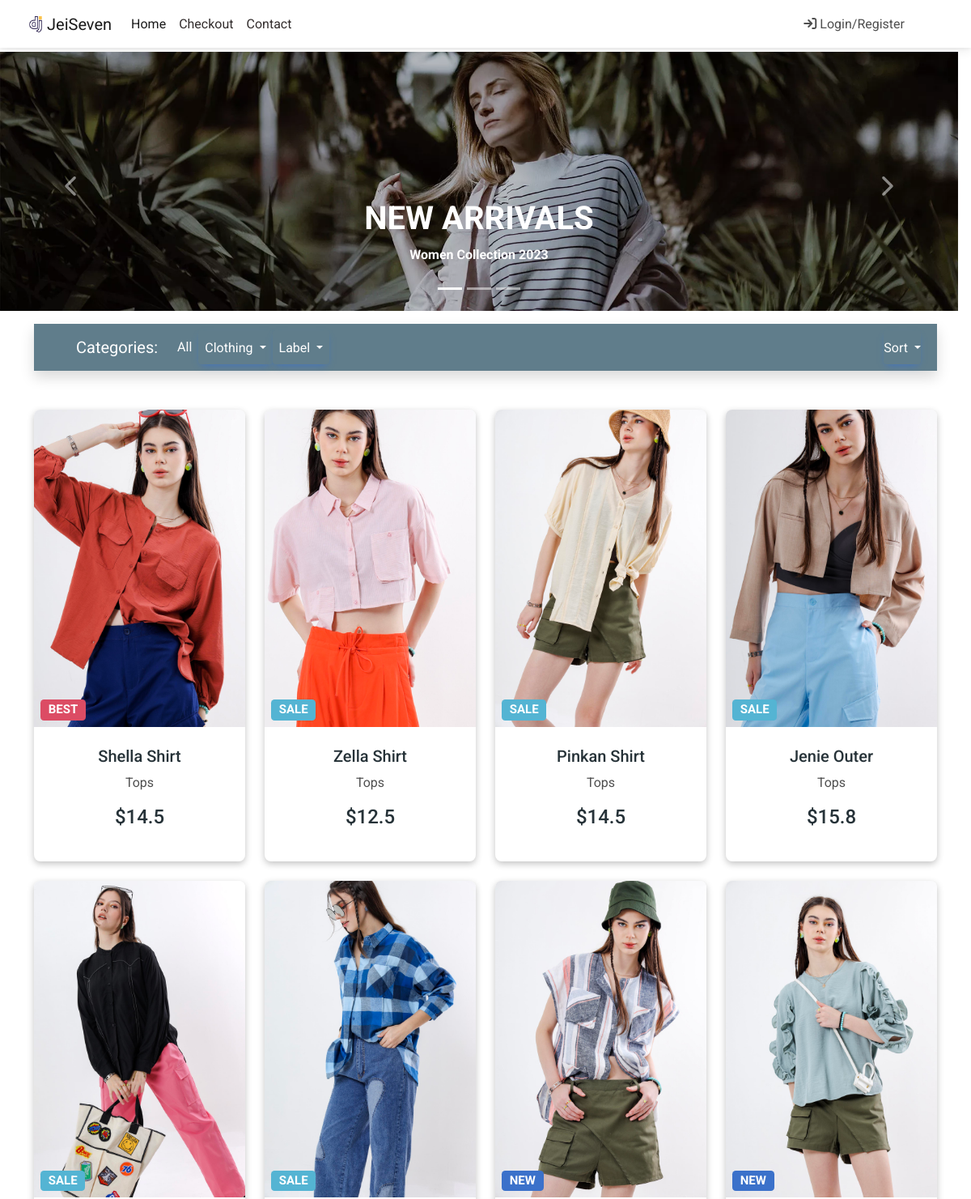
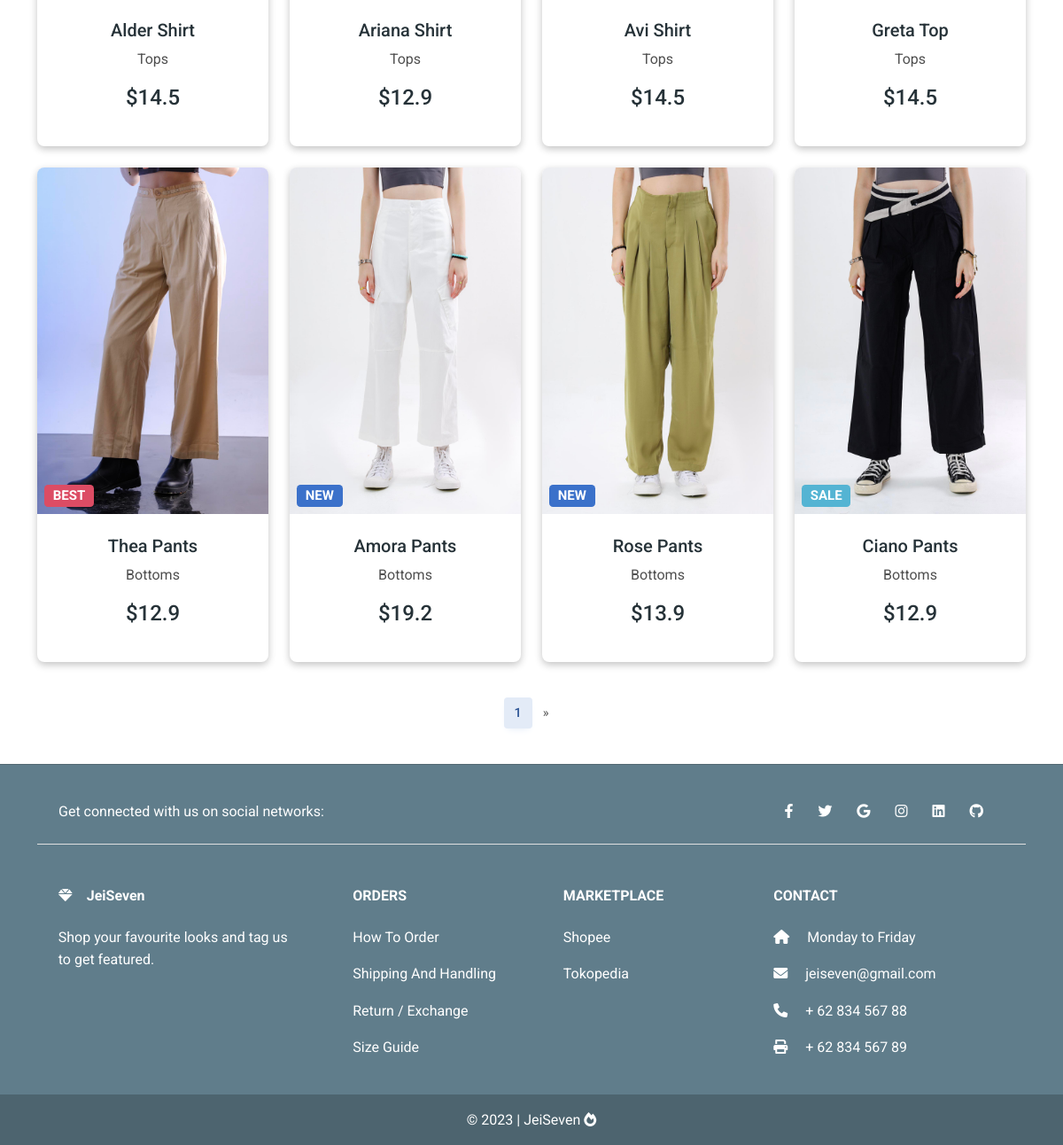
The page / on the database its author committed (2 pictures, top to bottom).
### toko/models.py (models this page shows, shortened)
class ProdukItem(models.Model):
    nama_produk = models.CharField(max_length=100)
    harga = models.FloatField()
    harga_diskon = models.FloatField(blank=True, null=True)
    slug = models.SlugField(unique=True)
    deskripsi = models.TextField()
    gambar = models.ImageField(upload_to='product_pics')
    label = models.CharField(choices=PILIHAN_LABEL, max_length=4)
    kategori = models.CharField(choices=PILIHAN_KATEGORI, max_length=2)
    def get_absolute_url(self):
        return reverse("toko:produk-detail", kwargs={
            "slug": self.slug
            })

### toko/views.py (the view)
# urls.py: path('', views.HomeListView.as_view(), name='home-produk-list'),
class HomeListView(generic.ListView):
    template_name = 'home.html'
    queryset = ProdukItem.objects.all()
    paginate_by = 12

### ecomm/templates/home.html (shortened to what this page needs)
{% extends 'base.html' %}
{% block content %}
{% include 'carousel.html' %}
<main>
  <div class="container">
    <nav
      class="navbar navbar-expand-lg navbar-dark mt-3 mb-5 shadow p-2"
      style="background-color: #607d8b"
    >
      <div class="container-fluid">
        <a class="navbar-brand" href="#">Categories:</a>
        <div class="collapse navbar-collapse" id="navbarSupportedContent2">
          <ul class="navbar-nav me-auto mb-2 mb-lg-0">
            <li class="nav-item active">
              <a class="nav-link text-white" href="{% url 'toko:products' %}"
                >All</a
              >
            </li>
            <li class="nav-item">
              <div class="dropdown">
                <button
                  class="btn btn-primary dropdown-toggle nav-link text-white text-capitalize"
                  style="background-color: #607d8b"
                  type="button"
                  id="dropdownMenuButton"
                  data-mdb-toggle="dropdown"
                  aria-expanded="false"
                >
                  Clothing
                </button>
              </div>
            </li>
            <li class="nav-item">
              <div class="dropdown">
                <button
                  class="btn btn-primary dropdown-toggle nav-link text-white text-capitalize"
                  style="background-color: #607d8b"
                  type="button"
                  id="dropdownMenuButton"
                  data-mdb-toggle="dropdown"
                  aria-expanded="false"
                >
                  Label
                </button>
              </div>
            </li>
          </ul>
          <div class="dropdown">
            <button
              class="btn btn-primary dropdown-toggle nav-link text-white text-capitalize"
              style="background-color: #607d8b"
              type="button"
              id="dropdownMenuButton"
              data-mdb-toggle="dropdown"
              aria-expanded="false"
            >
              Sort
            </button>
          </div>
        </div>
      </div>
    </nav>
    <section>
      <div class="text-center">
        <div class="row">
          {% for pItem in object_list %}
          <div class="col-lg-3 col-md-6 mb-4">
            <div class="card">
              <div
                class="bg-image hover-zoom ripple ripple-surface ripple-surface-light"
                data-mdb-ripple-color="light"
              >
                <img src="{{ pItem.gambar.url }}" class="w-100" />
                <a href="{{ pItem.get_absolute_url }}">
                  <div class="mask">
                    <div
                      class="d-flex justify-content-start align-items-end h-100"
                    >
                      <h5>
                        <span
                          class="badge bg-{{ pItem.get_label_display }} ms-2"
                          >{{ pItem.label }}</span
                        >
                      </h5>
                    </div>
                  </div>
                </a>
              </div>
              <div class="card-body">
                <a href="{{ pItem.get_absolute_url }}" class="text-reset">
                  <h5 class="card-title mb-2">{{ pItem.nama_produk }}</h5>
                </a>
                <a href="" class="text-reset">
                  <p>{{ pItem.get_kategori_display }}</p>
                </a>
                <h6 class="mb-3 price">
                  ${% if pItem.harga_diskon %}{{ pItem.harga_diskon }}{% else%}{{ pItem.harga }}{% endif %}
                </h6>
              </div>
            </div>
          </div>
          {% empty %}
          <p>Data Produk belum tersedia</p>
          {% endfor %}
        </div>
      </div>
    </section>
    {% if is_paginated %}
    <nav
      aria-label="Page navigation example"
      class="d-flex justify-content-center mt-3"
    >
      <ul class="pagination">
        <li class="page-item active">
          <a class="page-link" href="#">{{ page_obj.number }}</a>
        </li>
        <li class="page-item">
          {% if page_obj.has_next %}
          <a
            class="page-link"
            href="{{ request.path }}?page={{ page_obj.next_page_number }}"
            aria-label="Next"
          >
            <span aria-hidden="true">&raquo;</span>
          </a>
          {% endif %}
        </li>
      </ul>
    </nav>
    {% endif %}
  </div>
</main>
{% endblock content %}

### ecomm/templates/base.html (shortened to what this page needs)
{% load static %}
<!DOCTYPE html>
<html lang="en">
  <head>
    <link
      rel="stylesheet"
      href="https://cdnjs.cloudflare.com/ajax/libs/font-awesome/6.0.0/css/all.min.css"
    />
    <link rel="stylesheet" href="{% static 'css/mdb.min.css' %}" />
    <link rel="stylesheet" href="{% static 'css/custom.css' %}" />
    <link rel="stylesheet" type="text/css" href="{% static 'css/main.css' %}">
  </head>
  <body>
    {% include 'navbar.html' %}
    <div class="mt-5 pt-3">
    </div>
    {% block content %}
    {% endblock content %}
    {% include 'footer.html' %}
  </body>
</html>

### ecomm/templates/navbar.html (shortened to what this page needs)
{% load cart_template_tags %}
{% load static %}
<nav class="navbar fixed-top navbar-expand-lg navbar-light bg-white ">
    <div class="container">
        <div class="collapse navbar-collapse" id="navbarSupportedContent1">
        <a class="navbar-brand mt-2 mt-sm-0" href="{% url 'toko:home-produk-list' %}">
            <img
            src="{% static 'img/django3.png' %}"
            height="20"
            alt="MDB Logo"
            loading="lazy"
            />JeiSeven
        </a>
        <ul class="navbar-nav me-auto mb-2 mb-lg-0">
            <li class="nav-item active">
            <a class="nav-link active" href="/">Home</a>
            </li>
            <li class="nav-item">
            <a class="nav-link text-dark" href="{% url 'toko:checkout' %}">Checkout</a>
            </li>
            <li class="nav-item">
                <a class="nav-link text-dark" href="{% url 'toko:contact' %}">Contact</a>
                </li>
        </ul>
        </div>
        <div class="d-flex align-items-center">
            {% if request.user.is_authenticated %}
                <a class="nav-link me-3" href="{% url 'toko:order-summary' %}">
                    <i class="fas fa-shopping-cart"></i>
                    <span class="badge rounded-pill badge-notification bg-danger">{{ request.user|total_produk_dikeranjang }}</span>
                </a>
                <a class="nav-link me-3" href="{% url 'account_logout' %}">
                    <i class="fa fa-sign-out" aria-hidden="true"></i> Logout
                </a>
            {% else %}
                <a class="nav-link me-3" href="{% url 'account_login' %}">
                <i class="fa fa-sign-in " aria-hidden="true"></i> Login/Register
            {% endif %}
        </div>
    </div>
</nav>

### ecomm/templates/carousel.html (shortened to what this page needs)
{% load static %}
<div id="carouselBasicExample" class="carousel slide carousel-fade" data-mdb-ride="carousel">
  <div class="carousel-indicators">
    <button
      type="button"
      data-mdb-target="#carouselBasicExample"
      data-mdb-slide-to="0"
      class="active"
      aria-current="true"
      aria-label="Slide 1"
    ></button>
    <button
      type="button"
      data-mdb-target="#carouselBasicExample"
      data-mdb-slide-to="1"
      aria-label="Slide 2"
    ></button>
    <button
      type="button"
      data-mdb-target="#carouselBasicExample"
      data-mdb-slide-to="2"
      aria-label="Slide 3"
    ></button>
  </div>
  <div class="carousel-inner">
    <div class="carousel-item active">
      <img src="{% static 'img/slide (1).jpg' %}" class="d-block w-100" alt="Sunset Over the City"/>
      <div class="carousel-caption d-none d-md-block">
        <h1>
            <strong>NEW ARRIVALS</strong>
        </h1>
        <p>
            <strong>Women Collection 2023</strong>
        </p>
      </div>
    </div>
  </div>
  <button class="carousel-control-prev" type="button" data-mdb-target="#carouselBasicExample" data-mdb-slide="prev">
    <span class="carousel-control-prev-icon" aria-hidden="true"></span>
  </button>
  <button class="carousel-control-next" type="button" data-mdb-target="#carouselBasicExample" data-mdb-slide="next">
    <span class="carousel-control-next-icon" aria-hidden="true"></span>
  </button>
</div>

### ecomm/templates/footer.html (shortened to what this page needs)
<footer class="text-center text-white mt-4" style="background-color: #607d8b">
  <hr class="text-dark" />
  <div class="container">
    <section class="d-flex justify-content-center justify-content-lg-between p-4 border-bottom">
      <div class="me-5 d-none d-lg-block">
        <span>Get connected with us on social networks:</span>
      </div>
      <div>
        <a href="" class="me-4 text-reset">
          <i class="fab fa-facebook-f"></i>
        </a>
        <a href="" class="me-4 text-reset">
          <i class="fab fa-twitter"></i>
        </a>
        <a href="" class="me-4 text-reset">
          <i class="fab fa-google"></i>
        </a>
        <a href="" class="me-4 text-reset">
          <i class="fab fa-instagram"></i>
        </a>
        <a href="" class="me-4 text-reset">
          <i class="fab fa-linkedin"></i>
        </a>
        <a href="" class="me-4 text-reset">
          <i class="fab fa-github"></i>
        </a>
      </div>
    </section>
  </div>
  <section class="">
    <div class="container text-center text-md-start mt-5">
      <div class="row mt-3">
        <div class="col-md-3 col-lg-4 col-xl-3 mx-auto mb-4">
          <h6 class="fw-bold mb-4">
            <i class="fas fa-gem me-3"></i>JeiSeven
          </h6>
          <p>
            Shop your favourite looks and tag us to get featured.
          </p>
        </div>
        <div class="col-md-2 col-lg-2 col-xl-2 mx-auto mb-4">
          <h6 class="text-uppercase fw-bold mb-4">Orders</h6>
          <p>
            <a href="#!" class="text-reset">How To Order</a>
          </p>
          <p>
            <a href="#!" class="text-reset">Shipping And Handling</a>
          </p>
          <p>
            <a href="#!" class="text-reset">Return / Exchange</a>
          </p>
          <p>
            <a href="#!" class="text-reset">Size Guide</a>
          </p>
        </div>
        <div class="col-md-3 col-lg-2 col-xl-2 mx-auto mb-4">
          <h6 class="text-uppercase fw-bold mb-4">MARKETPLACE</h6>
          <p>
            <a href="#!" class="text-reset">Shopee</a>
          </p>
          <p>
            <a href="#!" class="text-reset">Tokopedia</a>
          </p>
        </div>
        <div class="col-md-4 col-lg-3 col-xl-3 mx-auto mb-md-0 mb-4">
          <h6 class="text-uppercase fw-bold mb-4">Contact</h6>
          <p><i class="fas fa-home me-3"></i> Monday to Friday</p>
          <p>
            <i class="fas fa-envelope me-3"></i>
            jeiseven@gmail.com
          </p>
          <p><i class="fas fa-phone me-3"></i> + 62 834 567 88</p>
          <p><i class="fas fa-print me-3"></i> + 62 834 567 89</p>
        </div>
      </div>
    </div>
  </section>
  <div
    class="text-center p-3"
    style="background-color: rgba(0, 0, 0, 0.2); text-color: #e0e0e0"
  >
    ©
    | JeiSeven <i class="fa fa-fire" aria-hidden="true"></i>
  </div>
</footer>

### ecomm/templates/scripts.html (shortened to what this page needs)
{% load static %}

### static/css/custom.css (style rules this page uses)
.carousel-item { height: 40vh; }
.card { box-shadow: rgba(0, 0, 0, 0.24) 0px 3px 8px; }
.price { color: #263238; font-size: 24px; }
.card-title { color:#263238 }

### rows shown on the page
ProdukItem: gambar (picture), label "BEST", nama_produk "Shella Shirt", kategori "Tops", harga "14.5"
ProdukItem: gambar (picture), label "SALE", nama_produk "Zella Shirt", kategori "Tops", harga "12.5"
ProdukItem: gambar (picture), label "SALE", nama_produk "Pinkan Shirt", kategori "Tops", harga "14.5"
ProdukItem: gambar (picture), label "SALE", nama_produk "Jenie Outer", kategori "Tops", harga "15.8"
ProdukItem: gambar (picture), label "SALE", nama_produk "Alder Shirt", kategori "Tops", harga "14.5"
ProdukItem: gambar (picture), label "SALE", nama_produk "Ariana Shirt", kategori "Tops", harga_diskon "12.9"
ProdukItem: gambar (picture), label "NEW", nama_produk "Avi Shirt", kategori "Tops", harga "14.5"
ProdukItem: gambar (picture), label "NEW", nama_produk "Greta Top", kategori "Tops", harga "14.5"
ProdukItem: gambar (picture), label "BEST", nama_produk "Thea Pants", kategori "Bottoms", harga_diskon "12.9"
ProdukItem: gambar (picture), label "NEW", nama_produk "Amora Pants", kategori "Bottoms", harga "19.2"
ProdukItem: gambar (picture), label "NEW", nama_produk "Rose Pants", kategori "Bottoms", harga_diskon "13.9"
ProdukItem: gambar (picture), label "SALE", nama_produk "Ciano Pants", kategori "Bottoms", harga_diskon "12.9"

### other values the page prints
{{ page_obj.number }} "1"
